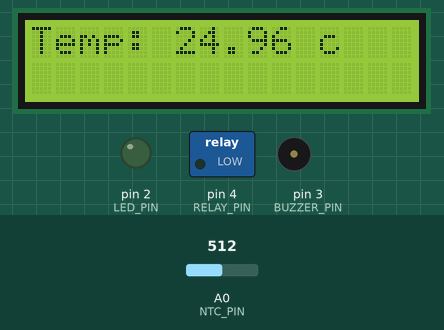
The sketch below on a simulated Arduino Uno, built with avr-gcc and run on an emulated ATmega328P. Parts: 16×2 character LCD, switched loads named in the sketch (green lamp = pin HIGH), output pins drawn as LEDs (lit = HIGH), buzzer (waves = sounding, pin HIGH). The test bench sets the inputs (shaded band); at power-on: A0 (NTC_PIN) = 512. What the sketch prints to the serial monitor is not drawn.

Above: at 1.2 s.
1.3 s: A0 (NTC_PIN) set to 670
At 2.9 s:
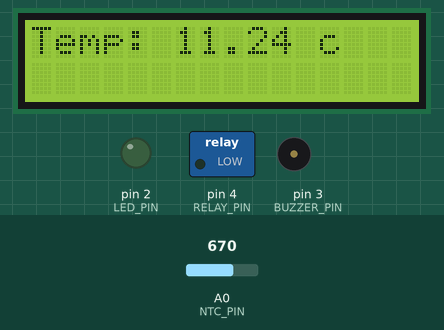
3.6 s: A0 (NTC_PIN) set to 695
At 5.3 s:
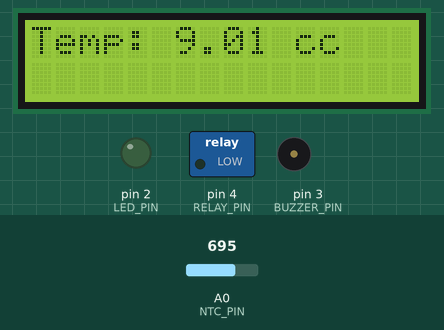
5.6 s: A0 (NTC_PIN) set to 470
At 6.7 s:
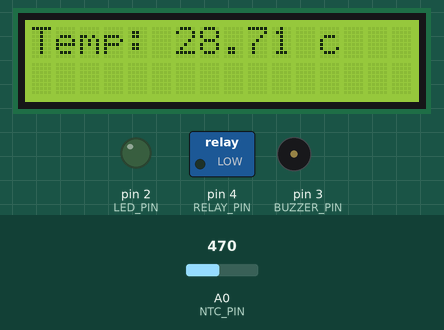
7.6 s: A0 (NTC_PIN) set to 446
At 9.3 s:
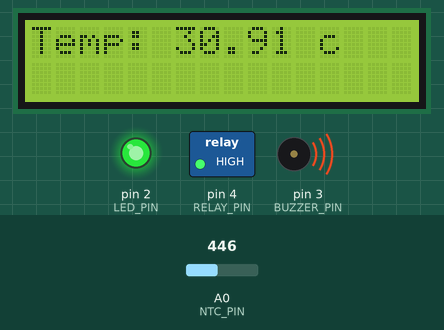
Timing chart, 0 to 10.6 s (numbered marks = the images above; inputs shaded):
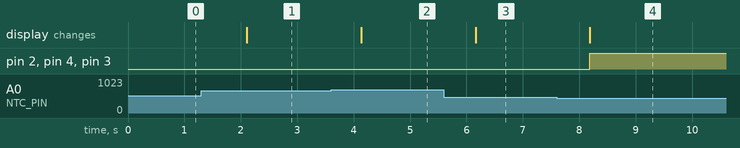

The sketch:

sketch.ino
```cpp
#include <Wire.h>
#include <LiquidCrystal_I2C.h>

const int NTC_PIN = A0;
const int LED_PIN = 2;
const int BUZZER_PIN = 3;
const int RELAY_PIN = 4;

const float BETA = 3950; //beta coefficient of the thermistor
const int THRESHOLD_TEMP =30; // temperature threshold in celsius

LiquidCrystal_I2C lcd(0x27, 16, 2);

void setup() {
  pinMode(LED_PIN, OUTPUT);
  pinMode(BUZZER_PIN, OUTPUT);
  pinMode(RELAY_PIN, OUTPUT);
  lcd.init();
  lcd.backlight();
  Serial.begin(9600);

}

void loop() {
  int analogvalue = analogRead(NTC_PIN);
  float celsius = 1.0 / (log(1.0 / (1023.0 / analogvalue - 1)) / BETA + 1.0 / 298.15) - 273.15;

  lcd.setCursor(0, 0);
  lcd.print("Temp: ");
  lcd.print(celsius);
  lcd.print(" c");

  if (celsius > THRESHOLD_TEMP) {
    digitalWrite(LED_PIN, HIGH);
    digitalWrite(BUZZER_PIN, HIGH);
    digitalWrite(RELAY_PIN, HIGH);
  } else {
    digitalWrite(LED_PIN, LOW);
    digitalWrite(BUZZER_PIN, LOW);
    digitalWrite(RELAY_PIN, LOW);
  }

  Serial.print("Temperature: ");
  Serial.print(celsius);
  Serial.println(" C");

  delay(1000);
}

 
```

Measured:
- the behaviour switches between 684 and 685 on A0 (NTC_PIN) (found by bisection; images 1 and 2)
- the behaviour switches between 456 and 455 on A0 (NTC_PIN) (found by bisection; images 3 and 4)
- after the input at 1.3 s, the display: changes after 0.81 s (image 1)
- after the input at 3.6 s, the display: changes after 0.53 s (image 2)
- after the input at 5.6 s, the display: changes after 0.56 s (image 3)
- after the input at 7.6 s, pin 2 (LED_PIN), pin 4 (RELAY_PIN), pin 3 (BUZZER_PIN): LOW → HIGH after 0.59 s; the display: changes after 0.59 s (image 4)
